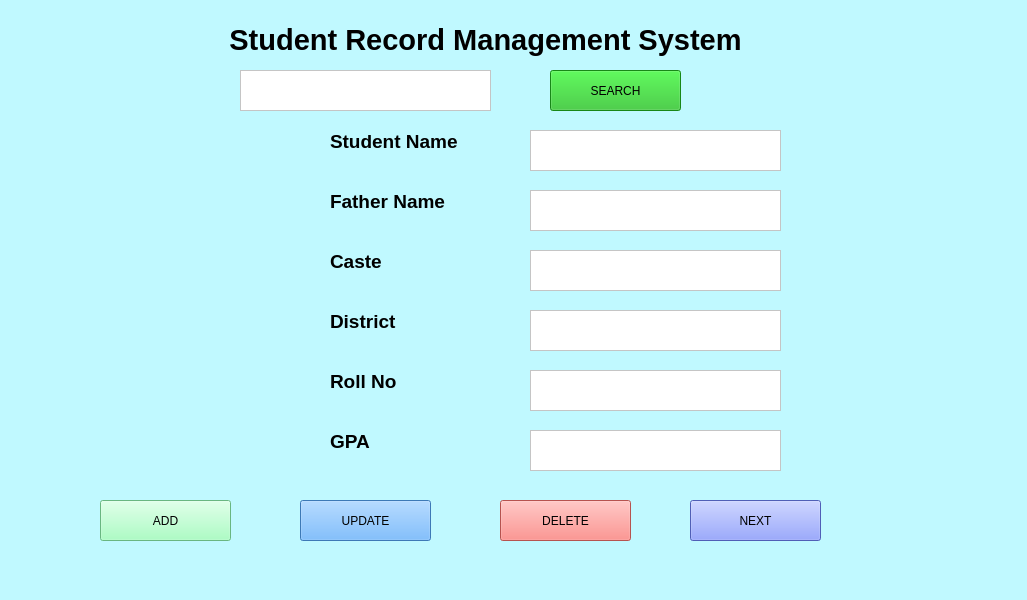
<?xml version="1.0" encoding="UTF-8"?>
<ui version="4.0">
 <class>MainWindow</class>
 <widget class="QMainWindow" name="MainWindow">
  <property name="geometry">
   <rect>
    <x>0</x>
    <y>0</y>
    <width>1027</width>
    <height>600</height>
   </rect>
  </property>
  <property name="windowTitle">
   <string>MainWindow</string>
  </property>
  <property name="styleSheet">
   <string notr="true">background-color: rgb(192, 249, 255);
</string>
  </property>
  <widget class="QWidget" name="centralwidget">
   <widget class="QLabel" name="label">
    <property name="geometry">
     <rect>
      <x>-10</x>
      <y>-10</y>
      <width>991</width>
      <height>101</height>
     </rect>
    </property>
    <property name="text">
     <string>&lt;html&gt;&lt;head/&gt;&lt;body&gt;&lt;p align=&quot;center&quot;&gt;&lt;span style=&quot; font-size:22pt; font-weight:700;&quot;&gt;Student Record Management System&lt;/span&gt;&lt;/p&gt;&lt;/body&gt;&lt;/html&gt;</string>
    </property>
   </widget>
   <widget class="QTextEdit" name="lineEditRoll_2">
    <property name="geometry">
     <rect>
      <x>240</x>
      <y>70</y>
      <width>251</width>
      <height>41</height>
     </rect>
    </property>
    <property name="styleSheet">
     <string notr="true">
background-color: rgb(255, 255, 255);</string>
    </property>
   </widget>
   <widget class="QTextEdit" name="lineEditName">
    <property name="geometry">
     <rect>
      <x>530</x>
      <y>130</y>
      <width>251</width>
      <height>41</height>
     </rect>
    </property>
    <property name="styleSheet">
     <string notr="true">background-color: rgb(255, 255, 255);</string>
    </property>
   </widget>
   <widget class="QTextEdit" name="lineEditFather">
    <property name="geometry">
     <rect>
      <x>530</x>
      <y>250</y>
      <width>251</width>
      <height>41</height>
     </rect>
    </property>
    <property name="styleSheet">
     <string notr="true">background-color: rgb(255, 255, 255);</string>
    </property>
   </widget>
   <widget class="QTextEdit" name="lineEditCaste">
    <property name="geometry">
     <rect>
      <x>530</x>
      <y>190</y>
      <width>251</width>
      <height>41</height>
     </rect>
    </property>
    <property name="styleSheet">
     <string notr="true">background-color: rgb(255, 255, 255);</string>
    </property>
   </widget>
   <widget class="QTextEdit" name="lineEditDistrict">
    <property name="geometry">
     <rect>
      <x>530</x>
      <y>310</y>
      <width>251</width>
      <height>41</height>
     </rect>
    </property>
    <property name="styleSheet">
     <string notr="true">background-color: rgb(255, 255, 255);</string>
    </property>
   </widget>
   <widget class="QTextEdit" name="lineEditRoll">
    <property name="geometry">
     <rect>
      <x>530</x>
      <y>370</y>
      <width>251</width>
      <height>41</height>
     </rect>
    </property>
    <property name="styleSheet">
     <string notr="true">background-color: rgb(255, 255, 255);</string>
    </property>
   </widget>
   <widget class="QTextEdit" name="lineEditGPA">
    <property name="geometry">
     <rect>
      <x>530</x>
      <y>430</y>
      <width>251</width>
      <height>41</height>
     </rect>
    </property>
    <property name="styleSheet">
     <string notr="true">background-color: rgb(255, 255, 255);</string>
    </property>
   </widget>
   <widget class="QPushButton" name="pushButtonAdd">
    <property name="geometry">
     <rect>
      <x>100</x>
      <y>500</y>
      <width>131</width>
      <height>41</height>
     </rect>
    </property>
    <property name="styleSheet">
     <string notr="true">font: 700 16pt &quot;Times New Roman&quot;;
background-color: rgb(151, 255, 133);
background-color: rgb(147, 255, 181);</string>
    </property>
    <property name="text">
     <string>ADD</string>
    </property>
   </widget>
   <widget class="QLabel" name="labelName">
    <property name="geometry">
     <rect>
      <x>330</x>
      <y>130</y>
      <width>141</width>
      <height>21</height>
     </rect>
    </property>
    <property name="text">
     <string>&lt;html&gt;&lt;head/&gt;&lt;body&gt;&lt;p&gt;&lt;span style=&quot; font-size:14pt; font-weight:700;&quot;&gt;Student Name&lt;/span&gt;&lt;/p&gt;&lt;/body&gt;&lt;/html&gt;</string>
    </property>
   </widget>
   <widget class="QLabel" name="labelFather">
    <property name="geometry">
     <rect>
      <x>330</x>
      <y>190</y>
      <width>141</width>
      <height>21</height>
     </rect>
    </property>
    <property name="text">
     <string>&lt;html&gt;&lt;head/&gt;&lt;body&gt;&lt;p&gt;&lt;span style=&quot; font-size:14pt; font-weight:700;&quot;&gt;Father Name&lt;/span&gt;&lt;/p&gt;&lt;/body&gt;&lt;/html&gt;</string>
    </property>
   </widget>
   <widget class="QLabel" name="labelCaste">
    <property name="geometry">
     <rect>
      <x>330</x>
      <y>250</y>
      <width>141</width>
      <height>21</height>
     </rect>
    </property>
    <property name="text">
     <string>&lt;html&gt;&lt;head/&gt;&lt;body&gt;&lt;p&gt;&lt;span style=&quot; font-size:14pt; font-weight:700;&quot;&gt;Caste&lt;/span&gt;&lt;/p&gt;&lt;/body&gt;&lt;/html&gt;</string>
    </property>
   </widget>
   <widget class="QLabel" name="labelDistrict">
    <property name="geometry">
     <rect>
      <x>330</x>
      <y>310</y>
      <width>141</width>
      <height>21</height>
     </rect>
    </property>
    <property name="text">
     <string>&lt;html&gt;&lt;head/&gt;&lt;body&gt;&lt;p&gt;&lt;span style=&quot; font-size:14pt; font-weight:700;&quot;&gt;District&lt;/span&gt;&lt;/p&gt;&lt;/body&gt;&lt;/html&gt;</string>
    </property>
   </widget>
   <widget class="QLabel" name="labelRoll">
    <property name="geometry">
     <rect>
      <x>330</x>
      <y>370</y>
      <width>141</width>
      <height>21</height>
     </rect>
    </property>
    <property name="text">
     <string>&lt;html&gt;&lt;head/&gt;&lt;body&gt;&lt;p&gt;&lt;span style=&quot; font-size:14pt; font-weight:700;&quot;&gt;Roll No&lt;/span&gt;&lt;/p&gt;&lt;/body&gt;&lt;/html&gt;</string>
    </property>
   </widget>
   <widget class="QLabel" name="labelGPA">
    <property name="geometry">
     <rect>
      <x>330</x>
      <y>430</y>
      <width>141</width>
      <height>21</height>
     </rect>
    </property>
    <property name="text">
     <string>&lt;html&gt;&lt;head/&gt;&lt;body&gt;&lt;p&gt;&lt;span style=&quot; font-size:14pt; font-weight:700;&quot;&gt;GPA&lt;/span&gt;&lt;/p&gt;&lt;/body&gt;&lt;/html&gt;</string>
    </property>
   </widget>
   <widget class="QPushButton" name="pushButtonUpdate">
    <property name="geometry">
     <rect>
      <x>300</x>
      <y>500</y>
      <width>131</width>
      <height>41</height>
     </rect>
    </property>
    <property name="styleSheet">
     <string notr="true">font: 700 16pt &quot;Times New Roman&quot;;
background-color: rgb(85, 170, 255);</string>
    </property>
    <property name="text">
     <string>UPDATE</string>
    </property>
   </widget>
   <widget class="QPushButton" name="pushButtonDelete">
    <property name="geometry">
     <rect>
      <x>500</x>
      <y>500</y>
      <width>131</width>
      <height>41</height>
     </rect>
    </property>
    <property name="styleSheet">
     <string notr="true">font: 700 16pt &quot;Times New Roman&quot;;
background-color: rgb(255, 116, 111);</string>
    </property>
    <property name="text">
     <string>DELETE</string>
    </property>
   </widget>
   <widget class="QPushButton" name="pushButtonNext">
    <property name="geometry">
     <rect>
      <x>690</x>
      <y>500</y>
      <width>131</width>
      <height>41</height>
     </rect>
    </property>
    <property name="styleSheet">
     <string notr="true">font: 700 16pt &quot;Times New Roman&quot;;
background-color: rgb(112, 133, 255);</string>
    </property>
    <property name="text">
     <string>NEXT</string>
    </property>
   </widget>
   <widget class="QPushButton" name="pushButton">
    <property name="geometry">
     <rect>
      <x>550</x>
      <y>70</y>
      <width>131</width>
      <height>41</height>
     </rect>
    </property>
    <property name="styleSheet">
     <string notr="true">font: 700 16pt &quot;Times New Roman&quot;;
background-color: rgb(34, 189, 32);</string>
    </property>
    <property name="text">
     <string>SEARCH</string>
    </property>
   </widget>
  </widget>
  <widget class="QMenuBar" name="menubar">
   <property name="geometry">
    <rect>
     <x>0</x>
     <y>0</y>
     <width>1027</width>
     <height>22</height>
    </rect>
   </property>
  </widget>
  <widget class="QStatusBar" name="statusbar"/>
 </widget>
 <resources/>
 <connections/>
</ui>
